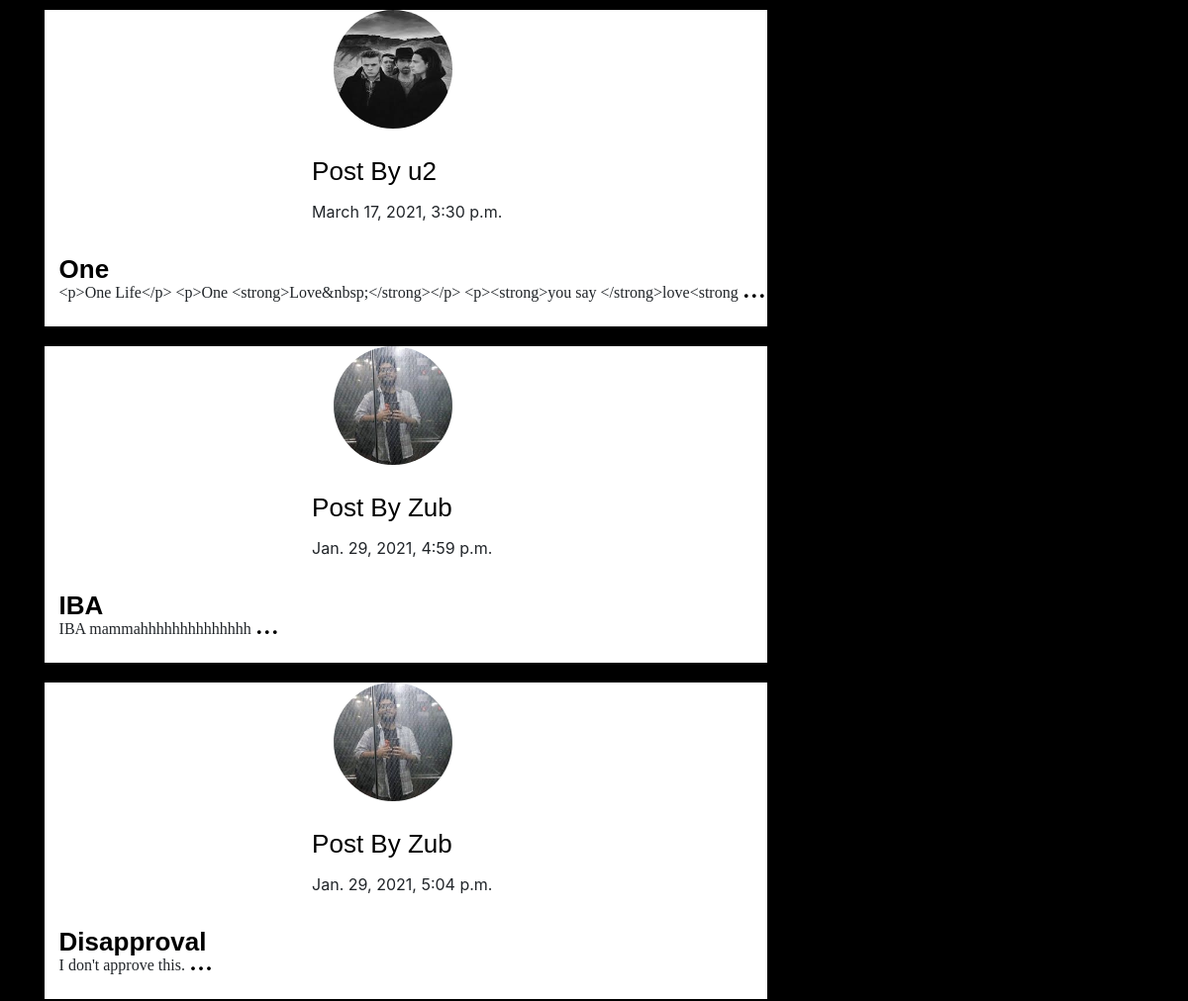
Page /amigos/ (signed in, middle part) on the earlier database version.
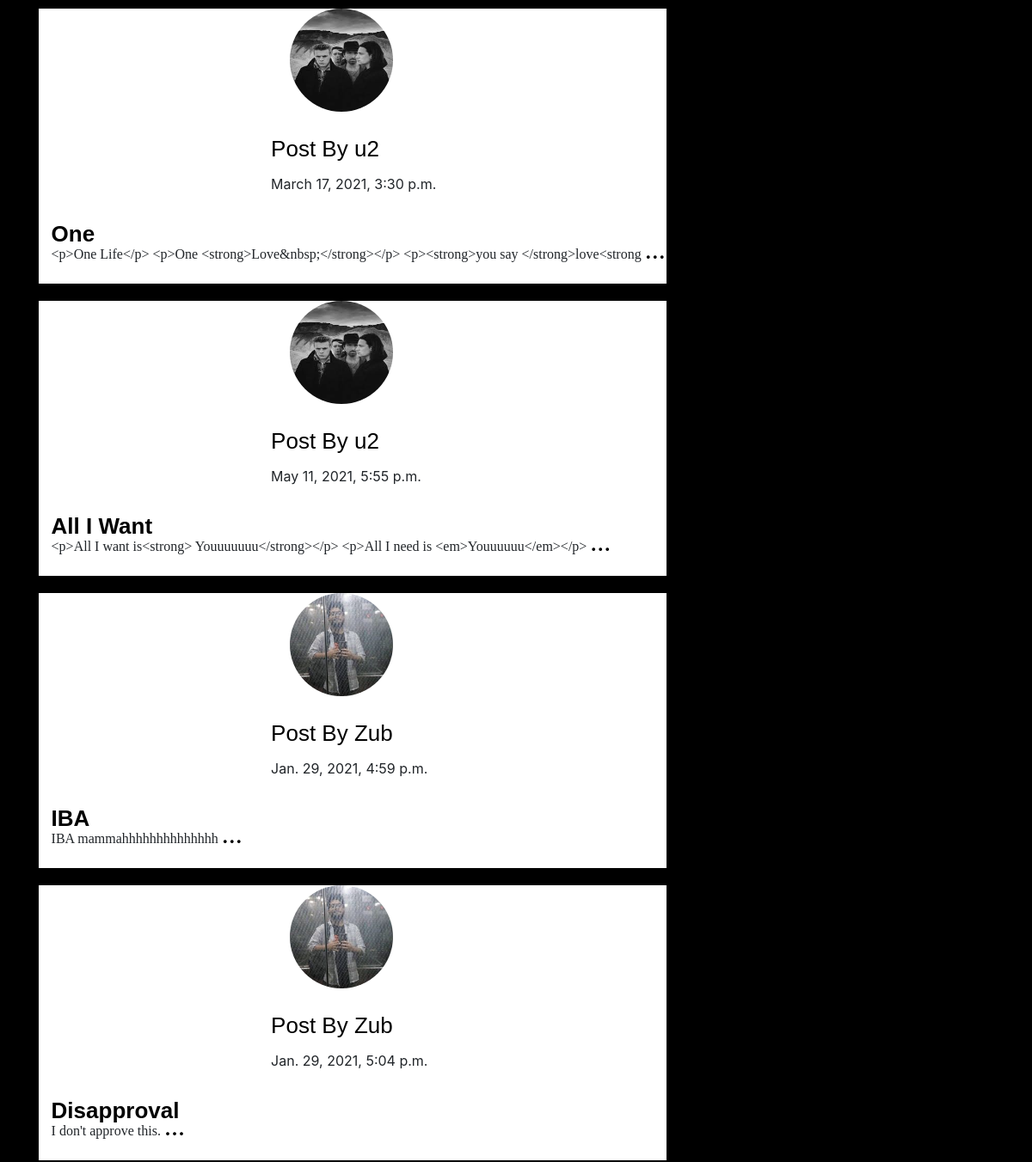
Same page on the later database version.
### blog/models.py (models this page shows, shortened)
class Post(models.Model):
    title = models.CharField(max_length=100)
    content = RichTextUploadingField()
    date = models.DateTimeField(default=timezone.now)
    author = models.ForeignKey(User, on_delete=models.CASCADE)
    liked = models.ManyToManyField(User, related_name="liked", default=None, blank=True)
    commented = models.ManyToManyField(
        User, related_name="commented", default=None, blank=True
    )
    created = models.DateTimeField(auto_now=True)
    updated = models.DateTimeField(auto_now_add=True)

### users/models.py (models this page shows, shortened)
class Profile(models.Model):
    user = models.OneToOneField(User, on_delete=models.CASCADE)
    image = models.ImageField(default="poseidon.jpg", upload_to="profile_pics")
    follow = models.ManyToManyField(User, related_name="followers", blank=True)
    follower = models.ManyToManyField(User, related_name="follows", blank=True)

### blog/views.py (the view)
# urls.py: path("amigos/", TestAmigos.as_view(), name="test-amigos"),
class TestAmigos(LoginRequiredMixin, ListView):
    template_name = "blog/test3.html"
    context_object_name = "all_posts"
    def get_queryset(self):
        loggedInUser = Profile.objects.get(user=self.request.user)
        ex = Post.objects.exclude(author=loggedInUser.user)
        return ex.filter(author__in=loggedInUser.follow.all())

### blog/templates/blog/test3.html (shortened to what this page needs)
{% extends "blog/base.html" %}
{% load static %}
{% block bootstrapClass %}
<link rel="stylesheet" type="text/css" href="{% static 'blog/blog-css/home.css' %}">
 {% endblock %}
{% block content %}
<div class="row">
  <div class="col-8">
  {% for post in all_posts %}
  <div class="home-post-main-wrap">
    <div id="home-carousel" class="carousel home-carousel slide" data-ride="carousel">
      <div class="carousel-inner home-carousel-inner">
        <div class="carousel-item home-carousel-item active">
            <div class="home-image-wrap">
                <img  src="{{post.author.profile.image.url}}" alt="img">
            </div>
            <div class="post-author">
             <p> Post By <a class="post-author-link" href="{% url 'user-posts' post.author.username  %}"> {{post.author}}</a></p>
            </div>
            <div class="post-date">
              <p >{{post.date}}</p>
            </div>
            <div class="post-title">
              <p><a style="color: black;" href="{% url 'post-detail' post.id %}">{{post.title}}</a></p>
            </div>
            <div class="post-content">
              <p>{{post.content|slice:"0:100"}} <a class="post-content-link" href="{% url 'post-detail' post.id %}"> ...</a></p>
            </div>
        </div>
      </div>
    </div>
  </div>
  {% endfor %}
  </div>
  <div class="col-md-4">
  </div>
</div>
{% endblock content %}

Differences in the rows shown:
added Post: author.profile.image (picture), author "u2", date "May 11, 2021, 5:55 p.m.", title "All I Want", content "<p>All I want is<strong> Youuuuuuu</strong></p> <p>All I need is <em>Youuuuuu</em></p>"
